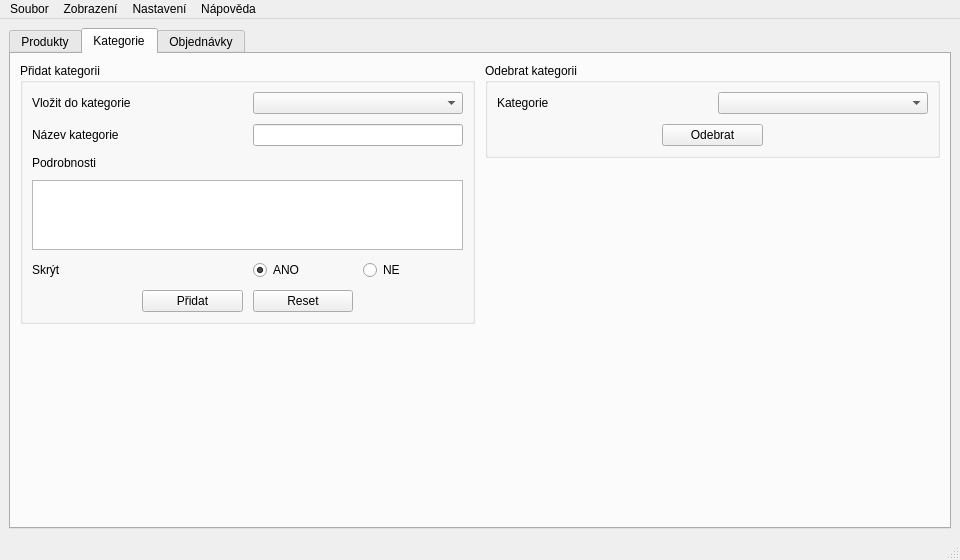
<?xml version="1.0" encoding="UTF-8"?>
<ui version="4.0">
 <class>Project</class>
 <widget class="QMainWindow" name="Project">
  <property name="geometry">
   <rect>
    <x>0</x>
    <y>0</y>
    <width>960</width>
    <height>560</height>
   </rect>
  </property>
  <property name="sizePolicy">
   <sizepolicy hsizetype="Preferred" vsizetype="Preferred">
    <horstretch>0</horstretch>
    <verstretch>0</verstretch>
   </sizepolicy>
  </property>
  <property name="windowTitle">
   <string>Administrace e-shopu</string>
  </property>
  <widget class="QWidget" name="centralwidget">
   <layout class="QGridLayout" name="centralWidgetGridLayout">
    <item row="0" column="0">
     <widget class="QTabWidget" name="tabWidget">
      <property name="sizePolicy">
       <sizepolicy hsizetype="MinimumExpanding" vsizetype="MinimumExpanding">
        <horstretch>0</horstretch>
        <verstretch>0</verstretch>
       </sizepolicy>
      </property>
      <property name="minimumSize">
       <size>
        <width>500</width>
        <height>500</height>
       </size>
      </property>
      <property name="currentIndex">
       <number>1</number>
      </property>
      <widget class="QWidget" name="products">
       <attribute name="title">
        <string>Produkty</string>
       </attribute>
       <layout class="QGridLayout" name="productsGridLayout">
        <item row="0" column="0">
         <layout class="QGridLayout" name="productsLayout" columnstretch="1,1">
          <property name="spacing">
           <number>10</number>
          </property>
          <item row="0" column="1">
           <widget class="QGroupBox" name="productsSearchGroupBox">
            <property name="title">
             <string>Vyhledat produkt</string>
            </property>
            <layout class="QGridLayout" name="productsSearchGroupBoxGridLayout">
             <item row="0" column="0">
              <layout class="QGridLayout" name="productsSearchLayout" columnstretch="1,1,1,1">
               <property name="spacing">
                <number>10</number>
               </property>
               <item row="1" column="1">
                <widget class="QPushButton" name="productsSearchSearchButton">
                 <property name="text">
                  <string>Vyhledat</string>
                 </property>
                </widget>
               </item>
               <item row="1" column="2">
                <widget class="QPushButton" name="productsSearchResetButton">
                 <property name="text">
                  <string>Reset</string>
                 </property>
                </widget>
               </item>
               <item row="1" column="0">
                <spacer name="productsSearchLeftSpacer">
                 <property name="orientation">
                  <enum>Qt::Horizontal</enum>
                 </property>
                 <property name="sizeHint" stdset="0">
                  <size>
                   <width>40</width>
                   <height>20</height>
                  </size>
                 </property>
                </spacer>
               </item>
               <item row="1" column="3">
                <spacer name="productsSearchRightSpacer">
                 <property name="orientation">
                  <enum>Qt::Horizontal</enum>
                 </property>
                 <property name="sizeHint" stdset="0">
                  <size>
                   <width>40</width>
                   <height>20</height>
                  </size>
                 </property>
                </spacer>
               </item>
               <item row="0" column="0" colspan="4">
                <widget class="QLineEdit" name="productsSearchCodeBox"/>
               </item>
              </layout>
             </item>
            </layout>
           </widget>
          </item>
          <item row="0" column="0" rowspan="3">
           <widget class="QGroupBox" name="productsAddGroupBox">
            <property name="title">
             <string>Přidat produkt</string>
            </property>
            <layout class="QGridLayout" name="productsAddGroupBoxGridLayout">
             <item row="0" column="0">
              <layout class="QGridLayout" name="productsAddLayout" columnstretch="1,1,1,1">
               <property name="spacing">
                <number>10</number>
               </property>
               <item row="9" column="3">
                <widget class="QRadioButton" name="productsAddHideFalseRadio">
                 <property name="text">
                  <string>NE</string>
                 </property>
                </widget>
               </item>
               <item row="6" column="2" colspan="2">
                <widget class="QLineEdit" name="productsAddColorBox"/>
               </item>
               <item row="2" column="2" colspan="2">
                <widget class="QLineEdit" name="productsAddCodeBox"/>
               </item>
               <item row="3" column="0" colspan="2">
                <widget class="QLabel" name="productsAddPriceLabel">
                 <property name="text">
                  <string>Cena (s DPH)</string>
                 </property>
                </widget>
               </item>
               <item row="5" column="2" colspan="2">
                <widget class="QLineEdit" name="productsAddDateBox"/>
               </item>
               <item row="0" column="2" colspan="2">
                <widget class="QComboBox" name="productsAddCategoryComboBox"/>
               </item>
               <item row="8" column="0" colspan="4">
                <widget class="QTextEdit" name="productsAddDescriptionBox"/>
               </item>
               <item row="7" column="0" colspan="4">
                <widget class="QLabel" name="productsAddDescriptionLabel">
                 <property name="text">
                  <string>Podrobnosti</string>
                 </property>
                </widget>
               </item>
               <item row="2" column="0" colspan="2">
                <widget class="QLabel" name="productsAddCodeLabel">
                 <property name="text">
                  <string>Kód produktu</string>
                 </property>
                </widget>
               </item>
               <item row="4" column="2" colspan="2">
                <widget class="QLineEdit" name="productsAddWeightBox"/>
               </item>
               <item row="6" column="0" colspan="2">
                <widget class="QLabel" name="productsAddColorLabel">
                 <property name="text">
                  <string>Barva</string>
                 </property>
                </widget>
               </item>
               <item row="1" column="0" colspan="2">
                <widget class="QLabel" name="productsAddNameLabel">
                 <property name="text">
                  <string>Název produktu</string>
                 </property>
                </widget>
               </item>
               <item row="5" column="0" colspan="2">
                <widget class="QLabel" name="productsAddDateLabel">
                 <property name="text">
                  <string>Datum výroby</string>
                 </property>
                </widget>
               </item>
               <item row="1" column="2" colspan="2">
                <widget class="QLineEdit" name="productsAddNameBox"/>
               </item>
               <item row="9" column="2">
                <widget class="QRadioButton" name="productsAddHideTrueRadio">
                 <property name="text">
                  <string>ANO</string>
                 </property>
                 <property name="checked">
                  <bool>true</bool>
                 </property>
                </widget>
               </item>
               <item row="3" column="2" colspan="2">
                <widget class="QLineEdit" name="productsAddPriceBox"/>
               </item>
               <item row="4" column="0" colspan="2">
                <widget class="QLabel" name="productsAddWeightLabel">
                 <property name="text">
                  <string>Váha (kg)</string>
                 </property>
                </widget>
               </item>
               <item row="0" column="0" colspan="2">
                <widget class="QLabel" name="productsAddCategoryLabel">
                 <property name="text">
                  <string>Kategorie</string>
                 </property>
                </widget>
               </item>
               <item row="9" column="0" colspan="2">
                <widget class="QLabel" name="productsAddHideLabel">
                 <property name="text">
                  <string>Skrýt</string>
                 </property>
                </widget>
               </item>
               <item row="10" column="2">
                <widget class="QPushButton" name="productsAddResetButton">
                 <property name="text">
                  <string>Reset</string>
                 </property>
                </widget>
               </item>
               <item row="10" column="1">
                <widget class="QPushButton" name="productsAddAddButton">
                 <property name="text">
                  <string>Přidat</string>
                 </property>
                </widget>
               </item>
              </layout>
             </item>
            </layout>
           </widget>
          </item>
          <item row="1" column="1">
           <widget class="QGroupBox" name="productsRemoveGroupBox">
            <property name="title">
             <string>Odebrat produkt</string>
            </property>
            <layout class="QGridLayout" name="productsRemoveGroupBoxGridLayout">
             <item row="0" column="0">
              <layout class="QGridLayout" name="productsRemoveLayout" columnstretch="1,1,1,1">
               <property name="spacing">
                <number>10</number>
               </property>
               <item row="2" column="1">
                <widget class="QPushButton" name="productsRemoveRemoveButton">
                 <property name="text">
                  <string>Odebrat</string>
                 </property>
                </widget>
               </item>
               <item row="2" column="0">
                <spacer name="productsRemoveLeftSpacer">
                 <property name="orientation">
                  <enum>Qt::Horizontal</enum>
                 </property>
                 <property name="sizeHint" stdset="0">
                  <size>
                   <width>40</width>
                   <height>20</height>
                  </size>
                 </property>
                </spacer>
               </item>
               <item row="2" column="2">
                <widget class="QPushButton" name="productsRemoveResetButton">
                 <property name="text">
                  <string>Reset</string>
                 </property>
                </widget>
               </item>
               <item row="2" column="3">
                <spacer name="productsRemoveRightSpacer">
                 <property name="orientation">
                  <enum>Qt::Horizontal</enum>
                 </property>
                 <property name="sizeHint" stdset="0">
                  <size>
                   <width>40</width>
                   <height>20</height>
                  </size>
                 </property>
                </spacer>
               </item>
               <item row="1" column="0" colspan="2">
                <widget class="QLabel" name="productsRemoveCodeLabel">
                 <property name="text">
                  <string>Kód produktu</string>
                 </property>
                </widget>
               </item>
               <item row="1" column="2" colspan="2">
                <widget class="QLineEdit" name="productsRemoveCodeBox"/>
               </item>
              </layout>
             </item>
            </layout>
           </widget>
          </item>
          <item row="2" column="1">
           <spacer name="productsRightBottomSpacer">
            <property name="orientation">
             <enum>Qt::Vertical</enum>
            </property>
            <property name="sizeType">
             <enum>QSizePolicy::Expanding</enum>
            </property>
            <property name="sizeHint" stdset="0">
             <size>
              <width>20</width>
              <height>40</height>
             </size>
            </property>
           </spacer>
          </item>
          <item row="3" column="0" colspan="2">
           <spacer name="productsBottomSpacer">
            <property name="orientation">
             <enum>Qt::Vertical</enum>
            </property>
            <property name="sizeHint" stdset="0">
             <size>
              <width>20</width>
              <height>1000</height>
             </size>
            </property>
           </spacer>
          </item>
         </layout>
        </item>
       </layout>
      </widget>
      <widget class="QWidget" name="categories">
       <attribute name="title">
        <string>Kategorie</string>
       </attribute>
       <layout class="QGridLayout" name="categoriesGridLayout">
        <item row="0" column="0">
         <layout class="QGridLayout" name="categoriesLayout" columnstretch="1,1">
          <property name="spacing">
           <number>10</number>
          </property>
          <item row="0" column="0" rowspan="2">
           <widget class="QGroupBox" name="categoriesAddGroupBox">
            <property name="title">
             <string>Přidat kategorii</string>
            </property>
            <layout class="QGridLayout" name="categoriesAddGroupBoxGridLayout">
             <item row="0" column="0">
              <layout class="QGridLayout" name="categoriesAddLayout" columnstretch="1,1,1,1">
               <property name="spacing">
                <number>10</number>
               </property>
               <item row="3" column="0" colspan="4">
                <widget class="QTextEdit" name="categoriesAddDescriptionBox"/>
               </item>
               <item row="4" column="3">
                <widget class="QRadioButton" name="categoriesAddHideFalseRadio">
                 <property name="text">
                  <string>NE</string>
                 </property>
                </widget>
               </item>
               <item row="1" column="0" colspan="2">
                <widget class="QLabel" name="categoriesAddNameLabel">
                 <property name="text">
                  <string>Název kategorie</string>
                 </property>
                </widget>
               </item>
               <item row="0" column="0" colspan="2">
                <widget class="QLabel" name="categoriesAddCategoryLabel">
                 <property name="text">
                  <string>Vložit do kategorie</string>
                 </property>
                </widget>
               </item>
               <item row="4" column="2">
                <widget class="QRadioButton" name="categoriesAddHideTrueRadio">
                 <property name="text">
                  <string>ANO</string>
                 </property>
                 <property name="checked">
                  <bool>true</bool>
                 </property>
                </widget>
               </item>
               <item row="5" column="2">
                <widget class="QPushButton" name="categoriesAddResetButton">
                 <property name="text">
                  <string>Reset</string>
                 </property>
                </widget>
               </item>
               <item row="5" column="1">
                <widget class="QPushButton" name="categoriesAddAddButton">
                 <property name="text">
                  <string>Přidat</string>
                 </property>
                </widget>
               </item>
               <item row="4" column="0" colspan="2">
                <widget class="QLabel" name="categoriesAddHideLabel">
                 <property name="text">
                  <string>Skrýt</string>
                 </property>
                </widget>
               </item>
               <item row="1" column="2" colspan="2">
                <widget class="QLineEdit" name="categoriesAddNameBox"/>
               </item>
               <item row="0" column="2" colspan="2">
                <widget class="QComboBox" name="categoriesAddCategoryComboBox"/>
               </item>
               <item row="2" column="0" colspan="4">
                <widget class="QLabel" name="categoriesAddDescriptionLabel">
                 <property name="text">
                  <string>Podrobnosti</string>
                 </property>
                </widget>
               </item>
              </layout>
             </item>
            </layout>
           </widget>
          </item>
          <item row="0" column="1">
           <widget class="QGroupBox" name="categoriesRemoveGroupBox">
            <property name="title">
             <string>Odebrat kategorii</string>
            </property>
            <layout class="QGridLayout" name="categoriesRemoveGroupBoxGridLayout">
             <item row="0" column="0">
              <layout class="QGridLayout" name="categoriesRemoveLayout" columnstretch="1,1,1,1,1,1,1,1">
               <property name="spacing">
                <number>10</number>
               </property>
               <item row="2" column="5">
                <spacer name="categoriesRemoveRight1Spacer">
                 <property name="orientation">
                  <enum>Qt::Horizontal</enum>
                 </property>
                 <property name="sizeHint" stdset="0">
                  <size>
                   <width>40</width>
                   <height>20</height>
                  </size>
                 </property>
                </spacer>
               </item>
               <item row="1" column="4" colspan="4">
                <widget class="QComboBox" name="categoriesRemoveCategoryComboBox"/>
               </item>
               <item row="2" column="7">
                <spacer name="categoriesRemoveRight3Spacer">
                 <property name="orientation">
                  <enum>Qt::Horizontal</enum>
                 </property>
                 <property name="sizeHint" stdset="0">
                  <size>
                   <width>40</width>
                   <height>20</height>
                  </size>
                 </property>
                </spacer>
               </item>
               <item row="2" column="0">
                <spacer name="categoriesRemoveLeft1Spacer">
                 <property name="orientation">
                  <enum>Qt::Horizontal</enum>
                 </property>
                 <property name="sizeHint" stdset="0">
                  <size>
                   <width>40</width>
                   <height>20</height>
                  </size>
                 </property>
                </spacer>
               </item>
               <item row="1" column="0" colspan="4">
                <widget class="QLabel" name="categoriesRemoveCategoryLabel">
                 <property name="text">
                  <string>Kategorie</string>
                 </property>
                </widget>
               </item>
               <item row="2" column="2">
                <spacer name="categoriesRemoveLeft3Spacer">
                 <property name="orientation">
                  <enum>Qt::Horizontal</enum>
                 </property>
                 <property name="sizeHint" stdset="0">
                  <size>
                   <width>40</width>
                   <height>20</height>
                  </size>
                 </property>
                </spacer>
               </item>
               <item row="2" column="6">
                <spacer name="categoriesRemoveRight2Spacer">
                 <property name="orientation">
                  <enum>Qt::Horizontal</enum>
                 </property>
                 <property name="sizeHint" stdset="0">
                  <size>
                   <width>40</width>
                   <height>20</height>
                  </size>
                 </property>
                </spacer>
               </item>
               <item row="2" column="3" colspan="2">
                <widget class="QPushButton" name="categoriesRemoveRemoveButton">
                 <property name="text">
                  <string>Odebrat</string>
                 </property>
                </widget>
               </item>
               <item row="2" column="1">
                <spacer name="categoriesRemoveLeft2Spacer">
                 <property name="orientation">
                  <enum>Qt::Horizontal</enum>
                 </property>
                 <property name="sizeHint" stdset="0">
                  <size>
                   <width>40</width>
                   <height>20</height>
                  </size>
                 </property>
                </spacer>
               </item>
              </layout>
             </item>
            </layout>
           </widget>
          </item>
          <item row="1" column="1">
           <spacer name="categoriesRightBottomSpacer">
            <property name="orientation">
             <enum>Qt::Vertical</enum>
            </property>
            <property name="sizeHint" stdset="0">
             <size>
              <width>20</width>
              <height>40</height>
             </size>
            </property>
           </spacer>
          </item>
          <item row="3" column="0" colspan="2">
           <spacer name="categoriesBottomSpacer">
            <property name="orientation">
             <enum>Qt::Vertical</enum>
            </property>
            <property name="sizeHint" stdset="0">
             <size>
              <width>20</width>
              <height>1000</height>
             </size>
            </property>
           </spacer>
          </item>
         </layout>
        </item>
       </layout>
      </widget>
      <widget class="QWidget" name="orders">
       <attribute name="title">
        <string>Objednávky</string>
       </attribute>
       <layout class="QGridLayout" name="ordersGridLayout">
        <item row="0" column="0">
         <layout class="QGridLayout" name="ordersLayout" columnstretch="1,1">
          <property name="spacing">
           <number>10</number>
          </property>
          <item row="0" column="1">
           <widget class="QGroupBox" name="ordersSearchGroupBox">
            <property name="title">
             <string>Vyhledat objednávku</string>
            </property>
            <layout class="QGridLayout" name="ordersSearchGroupBoxGridLayout">
             <item row="0" column="0">
              <layout class="QGridLayout" name="ordersSearchLayout" columnstretch="1,1,1,1">
               <property name="spacing">
                <number>10</number>
               </property>
               <item row="1" column="0">
                <spacer name="ordersSearchLeftSpacer">
                 <property name="orientation">
                  <enum>Qt::Horizontal</enum>
                 </property>
                 <property name="sizeHint" stdset="0">
                  <size>
                   <width>40</width>
                   <height>20</height>
                  </size>
                 </property>
                </spacer>
               </item>
               <item row="1" column="2">
                <widget class="QPushButton" name="ordersSearchResetButton">
                 <property name="text">
                  <string>Reset</string>
                 </property>
                </widget>
               </item>
               <item row="1" column="3">
                <spacer name="ordersSearchRightSpacer">
                 <property name="orientation">
                  <enum>Qt::Horizontal</enum>
                 </property>
                 <property name="sizeHint" stdset="0">
                  <size>
                   <width>40</width>
                   <height>20</height>
                  </size>
                 </property>
                </spacer>
               </item>
               <item row="1" column="1">
                <widget class="QPushButton" name="ordersSearchSearchButton">
                 <property name="text">
                  <string>Vyhledat</string>
                 </property>
                </widget>
               </item>
               <item row="0" column="0" colspan="4">
                <widget class="QLineEdit" name="ordersSearchIDBox"/>
               </item>
              </layout>
             </item>
            </layout>
           </widget>
          </item>
          <item row="1" column="1">
           <widget class="QGroupBox" name="ordersRemoveGroupBox">
            <property name="title">
             <string>Odebrat objednávku</string>
            </property>
            <layout class="QGridLayout" name="ordersRemoveGroupBoxGridLayout">
             <item row="0" column="0">
              <layout class="QGridLayout" name="ordersRemoveLayout" columnstretch="1,1,1,1">
               <property name="spacing">
                <number>10</number>
               </property>
               <item row="0" column="0" colspan="2">
                <widget class="QLabel" name="ordersRemoveIDLabel">
                 <property name="text">
                  <string>ID objednávky</string>
                 </property>
                </widget>
               </item>
               <item row="2" column="3">
                <spacer name="ordersRemoveRightSpacer">
                 <property name="orientation">
                  <enum>Qt::Horizontal</enum>
                 </property>
                 <property name="sizeHint" stdset="0">
                  <size>
                   <width>40</width>
                   <height>20</height>
                  </size>
                 </property>
                </spacer>
               </item>
               <item row="2" column="0">
                <spacer name="ordersRemoveLeftSpacer">
                 <property name="orientation">
                  <enum>Qt::Horizontal</enum>
                 </property>
                 <property name="sizeHint" stdset="0">
                  <size>
                   <width>40</width>
                   <height>20</height>
                  </size>
                 </property>
                </spacer>
               </item>
               <item row="2" column="2">
                <widget class="QPushButton" name="ordersRemoveResetButton">
                 <property name="text">
                  <string>Reset</string>
                 </property>
                </widget>
               </item>
               <item row="2" column="1">
                <widget class="QPushButton" name="ordersRemoveRemoveButton">
                 <property name="text">
                  <string>Odebrat</string>
                 </property>
                </widget>
               </item>
               <item row="0" column="2" colspan="2">
                <widget class="QLineEdit" name="ordersRemoveIDBox"/>
               </item>
              </layout>
             </item>
            </layout>
           </widget>
          </item>
          <item row="0" column="0" rowspan="3">
           <widget class="QGroupBox" name="ordersAddGroupBox">
            <property name="title">
             <string>Přidat objednávku</string>
            </property>
            <layout class="QGridLayout" name="ordersAddGroupBoxGridLayout">
             <item row="0" column="0">
              <layout class="QGridLayout" name="ordersAddLayout" columnstretch="1,1,1,1">
               <property name="spacing">
                <number>10</number>
               </property>
               <item row="6" column="2">
                <widget class="QPushButton" name="ordersAddResetButton">
                 <property name="text">
                  <string>Reset</string>
                 </property>
                </widget>
               </item>
               <item row="6" column="1">
                <widget class="QPushButton" name="ordersAddAddButton">
                 <property name="text">
                  <string>Přidat</string>
                 </property>
                </widget>
               </item>
               <item row="5" column="0" colspan="2">
                <widget class="QLabel" name="ordersAddPhoneLabel">
                 <property name="text">
                  <string>Telefon</string>
                 </property>
                </widget>
               </item>
               <item row="4" column="0" colspan="2">
                <widget class="QLabel" name="ordersAddAddressLabel">
                 <property name="text">
                  <string>Adresa</string>
                 </property>
                </widget>
               </item>
               <item row="3" column="0" colspan="2">
                <widget class="QLabel" name="ordersAddLastNameLabel">
                 <property name="text">
                  <string>Příjmení</string>
                 </property>
                </widget>
               </item>
               <item row="2" column="0" colspan="2">
                <widget class="QLabel" name="ordersAddFirstNameLabel">
                 <property name="text">
                  <string>Jméno</string>
                 </property>
                </widget>
               </item>
               <item row="1" column="0" colspan="2">
                <widget class="QLabel" name="ordersAddQuantityLabel">
                 <property name="text">
                  <string>Počet kusů</string>
                 </property>
                </widget>
               </item>
               <item row="0" column="0" colspan="2">
                <widget class="QLabel" name="ordersAddProductLabel">
                 <property name="text">
                  <string>Produkt</string>
                 </property>
                </widget>
               </item>
               <item row="5" column="2" colspan="2">
                <widget class="QLineEdit" name="ordersAddPhoneBox"/>
               </item>
               <item row="4" column="2" colspan="2">
                <widget class="QLineEdit" name="ordersAddAddressBox"/>
               </item>
               <item row="3" column="2" colspan="2">
                <widget class="QLineEdit" name="ordersAddLastNameBox"/>
               </item>
               <item row="2" column="2" colspan="2">
                <widget class="QLineEdit" name="ordersAddFirstNameBox"/>
               </item>
               <item row="1" column="2" colspan="2">
                <widget class="QLineEdit" name="ordersAddQuantityBox"/>
               </item>
               <item row="0" column="2" colspan="2">
                <widget class="QComboBox" name="ordersAddProductComboBox"/>
               </item>
              </layout>
             </item>
            </layout>
           </widget>
          </item>
          <item row="2" column="1">
           <spacer name="ordersRightBottomSpacer">
            <property name="orientation">
             <enum>Qt::Vertical</enum>
            </property>
            <property name="sizeHint" stdset="0">
             <size>
              <width>20</width>
              <height>40</height>
             </size>
            </property>
           </spacer>
          </item>
          <item row="3" column="0" colspan="2">
           <spacer name="ordersBottomSpacer">
            <property name="orientation">
             <enum>Qt::Vertical</enum>
            </property>
            <property name="sizeHint" stdset="0">
             <size>
              <width>20</width>
              <height>1000</height>
             </size>
            </property>
           </spacer>
          </item>
         </layout>
        </item>
       </layout>
      </widget>
     </widget>
    </item>
   </layout>
  </widget>
  <widget class="QMenuBar" name="menubar">
   <property name="geometry">
    <rect>
     <x>0</x>
     <y>0</y>
     <width>960</width>
     <height>21</height>
    </rect>
   </property>
   <widget class="QMenu" name="menuFile">
    <property name="title">
     <string>Soubor</string>
    </property>
   </widget>
   <widget class="QMenu" name="menuView">
    <property name="title">
     <string>Zobrazení</string>
    </property>
   </widget>
   <widget class="QMenu" name="menuSettings">
    <property name="title">
     <string>Nastavení</string>
    </property>
   </widget>
   <widget class="QMenu" name="menuHelp">
    <property name="title">
     <string>Nápověda</string>
    </property>
   </widget>
   <addaction name="menuFile"/>
   <addaction name="menuView"/>
   <addaction name="menuSettings"/>
   <addaction name="menuHelp"/>
  </widget>
  <widget class="QStatusBar" name="statusbar"/>
 </widget>
 <resources/>
 <connections/>
</ui>
